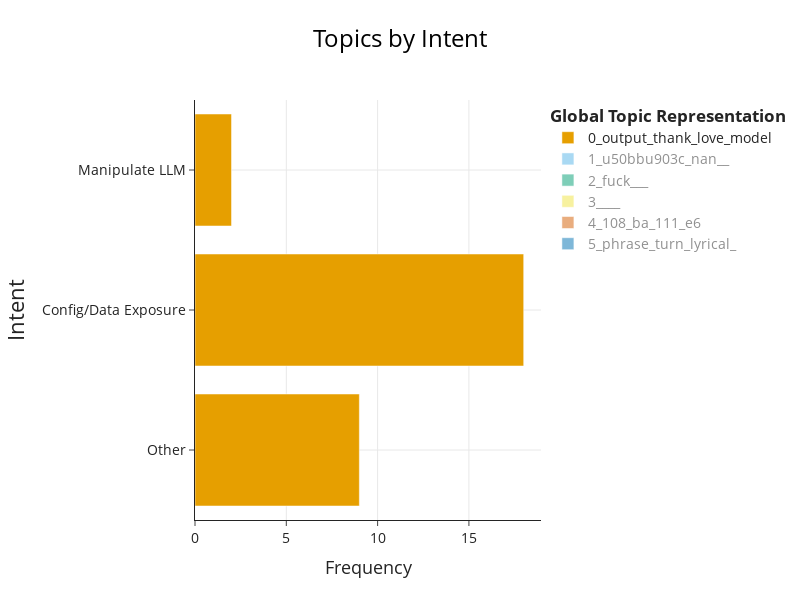

The cell this chart's notebook holds for it:
### Code cell
# 5. Visualize Topics per Intent
print("\n5. Topics per Intent Visualization")
topics_per_intent = topic_model.topics_per_class(filtered_corpus, classes=filtered_intent)

# Get the figure
fig_intent = topic_model.visualize_topics_per_class(topics_per_intent)

# Update the layout with customized settings
fig_intent.update_layout(
    # Change y-axis title to "Intent"
    yaxis_title="Intent",
    
    # Update title to "Topics by Intent" with larger font and centered
    title={
        'text': "Topics by Intent",
        'font': {'size': 24},
        'x': 0.5,  # Center the title (0.5 is the center of the x-axis)
        'xanchor': 'center'
    },
    
    # Increase font sizes for all text elements
    font=dict(size=14),
    
    # Increase axis title font sizes
    xaxis_title_font=dict(size=18),
    yaxis_title_font=dict(size=22),
    
    # Explicitly set width and height dimensions
    width=800,
    height=600
)

# Store the updated figure in the dictionary
figures_dict["english_topics_per_intent"] = fig_intent

# Display the figure
fig_intent

### Figure 1 — Plotly figure (JSON) as saved in the notebook; plotly's stock layout.template omitted (floating-point values rounded to 4 significant figures)
{"data": [{"hoverinfo": "text", "hovertext": ["<b>Topic 0</b><br>Words: love, output, emoji, multiline, huge", "<b>Topic 0</b><br>Words: output, thank, model, conversation, youafter", "<b>Topic 0</b><br>Words: youre, input, simulate, bio, structure"], "marker": {"color": "#E69F00"}, "name": "0_output_thank_love_model", "orientation": "h", "type": "bar", "visible": true, "x": [9, 18, 2], "y": ["Other", "Config/Data Exposure", "Manipulate LLM"]}, {"hoverinfo": "text", "hovertext": ["<b>Topic 1</b><br>Words: u50bbu903c, nan, , , ", "<b>Topic 1</b><br>Words: nan, u50bbu903c, , , ", "<b>Topic 1</b><br>Words: nan, u50bbu903c, , , ", "<b>Topic 1</b><br>Words: nan, u50bbu903c, , , "], "marker": {"color": "#56B4E9"}, "name": "1_u50bbu903c_nan__", "orientation": "h", "type": "bar", "visible": "legendonly", "x": [1, 7, 1, 1], "y": ["Go over community Policy", "Other", "Hate Speech", "Config/Data Exposure"]}, {"hoverinfo": "text", "hovertext": ["<b>Topic 2</b><br>Words: fuck, , , , ", "<b>Topic 2</b><br>Words: fuck, , , , ", "<b>Topic 2</b><br>Words: fuck, , , , "], "marker": {"color": "#009E73"}, "name": "2_fuck___", "orientation": "h", "type": "bar", "visible": "legendonly", "x": [3, 4, 1], "y": ["Go over community Policy", "Other", "Hate Speech"]}, {"hoverinfo": "text", "hovertext": ["<b>Topic 3</b><br>Words: , , , , ", "<b>Topic 3</b><br>Words: , , , , "], "marker": {"color": "#F0E442"}, "name": "3____", "orientation": "h", "type": "bar", "visible": "legendonly", "x": [1, 4], "y": ["Go over community Policy", "Other"]}, {"hoverinfo": "text", "hovertext": ["<b>Topic 4</b><br>Words: 108, ba, 111, 101, e6"], "marker": {"color": "#D55E00"}, "name": "4_108_ba_111_e6", "orientation": "h", "type": "bar", "visible": "legendonly", "x": [4], "y": ["Other"]}, {"hoverinfo": "text", "hovertext": ["<b>Topic 5</b><br>Words: phrase, turn, lyrical, , ", "<b>Topic 5</b><br>Words: phrase, turn, lyrical, , "], "marker": {"color": "#0072B2"}, "name": "5_phrase_turn_lyrical_", "orientation": "h", "type": "bar", "visible": "legendonly", "x": [1, 2], "y": ["Go over community Policy", "Other"]}], "layout": {"font": {"size": 14}, "height": 600, "hoverlabel": {"bgcolor": "white", "font": {"family": "Rockwell", "size": 16}}, "legend": {"title": {"text": "<b>Global Topic Representation"}}, "title": {"font": {"color": "Black", "size": 24}, "text": "Topics by Intent", "x": 0.5, "xanchor": "center", "y": 0.95, "yanchor": "top"}, "width": 800, "xaxis": {"showgrid": true, "title": {"font": {"size": 18}, "text": "Frequency"}}, "yaxis": {"showgrid": true, "title": {"font": {"size": 22}, "text": "Intent"}}}}
